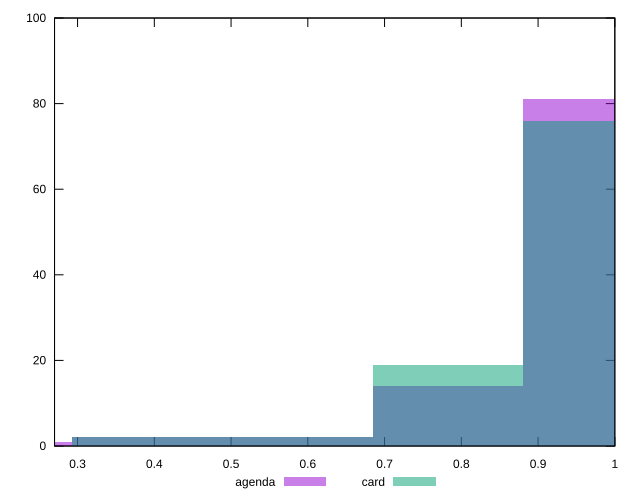

Recreate this plot in gnuplot.
reset

$agenda <<EOF
0.19556956645175919 1
0.39113913290351837 2
0.9778478322587959 81
0.7822782658070367 14
0.5867086993552776 2
EOF

$card <<EOF
0.5867086993552776 2
0.39113913290351837 2
0.9778478322587959 76
0.7822782658070367 19
EOF

set key outside below
set boxwidth 0.19556956645175919
set xrange [0.27:1]
set yrange [0:100]
set trange [0:100]
set style fill transparent solid 0.5 noborder
set terminal svg size 640, 500 enhanced background rgb 'white'
set output "report/report_00029_2021-02-24T13-36-40.390Z/meta/score/comparison/histogram/1_vs_2.svg"

plot $agenda title "agenda" with boxes, \
     $card title "card" with boxes

reset
